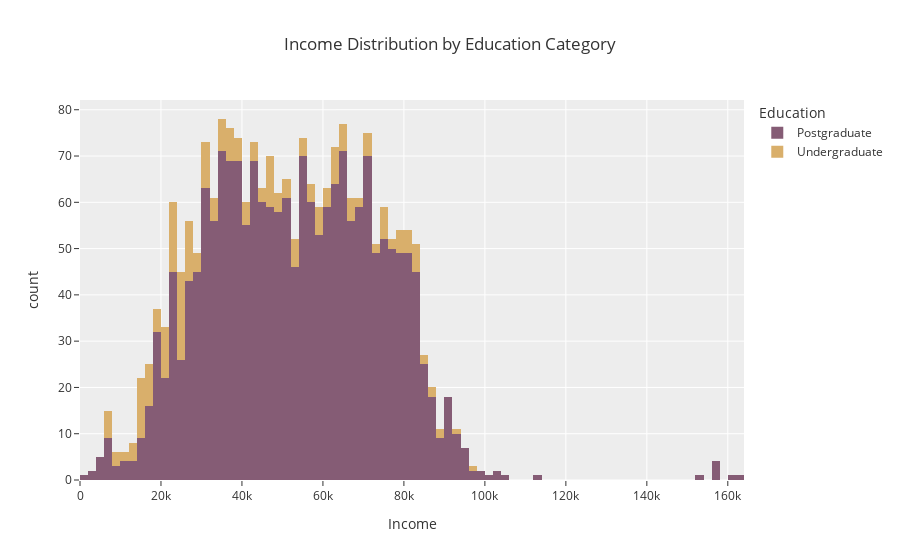

The notebook cell this image was saved under:
### Markdown cell above
<div class="alert alert-block alert-info" style="background-color:#D6B2B1;
                                                 color:black;
                                                 border-color:black;
                                                 border-radius:5px;
                                                 width:55%;
                                                 margin: auto;
                                                 text-align: left;">
<b></b> Makes Sense , Postgraduate Customer have more income than Undergraduate .</div>

### Code cell
fig = px.histogram(data_frame=data, x="Income", color="Education", 
                   title= "Income Distribution by Education Category", color_discrete_sequence=px.colors.qualitative.Antique)
fig.show()

### Figure 1 — Plotly figure (JSON) as saved in the notebook; plotly's stock layout.template omitted (floating-point values rounded to 4 significant figures; data arrays with more than 128 entries replaced by an {"elided": "..."} marker saying what was removed)
{"data": [{"alignmentgroup": "True", "bingroup": "x", "hovertemplate": "Education=Postgraduate<br>Income=%{x}<br>count=%{y}<extra></extra>", "legendgroup": "Postgraduate", "marker": {"color": "rgb(133, 92, 117)", "pattern": {"shape": ""}}, "name": "Postgraduate", "offsetgroup": "Postgraduate", "orientation": "v", "showlegend": true, "type": "histogram", "x": {"elided": "1961 int values"}, "xaxis": "x", "yaxis": "y"}, {"alignmentgroup": "True", "bingroup": "x", "hovertemplate": "Education=Undergraduate<br>Income=%{x}<br>count=%{y}<extra></extra>", "legendgroup": "Undergraduate", "marker": {"color": "rgb(217, 175, 107)", "pattern": {"shape": ""}}, "name": "Undergraduate", "offsetgroup": "Undergraduate", "orientation": "v", "showlegend": true, "type": "histogram", "x": {"elided": "254 int values"}, "xaxis": "x", "yaxis": "y"}], "layout": {"barmode": "relative", "legend": {"title": {"text": "Education"}, "tracegroupgap": 0}, "title": {"text": "Income Distribution by Education Category"}, "xaxis": {"anchor": "y", "domain": [0, 1], "title": {"text": "Income"}}, "yaxis": {"anchor": "x", "domain": [0, 1], "title": {"text": "count"}}}}
